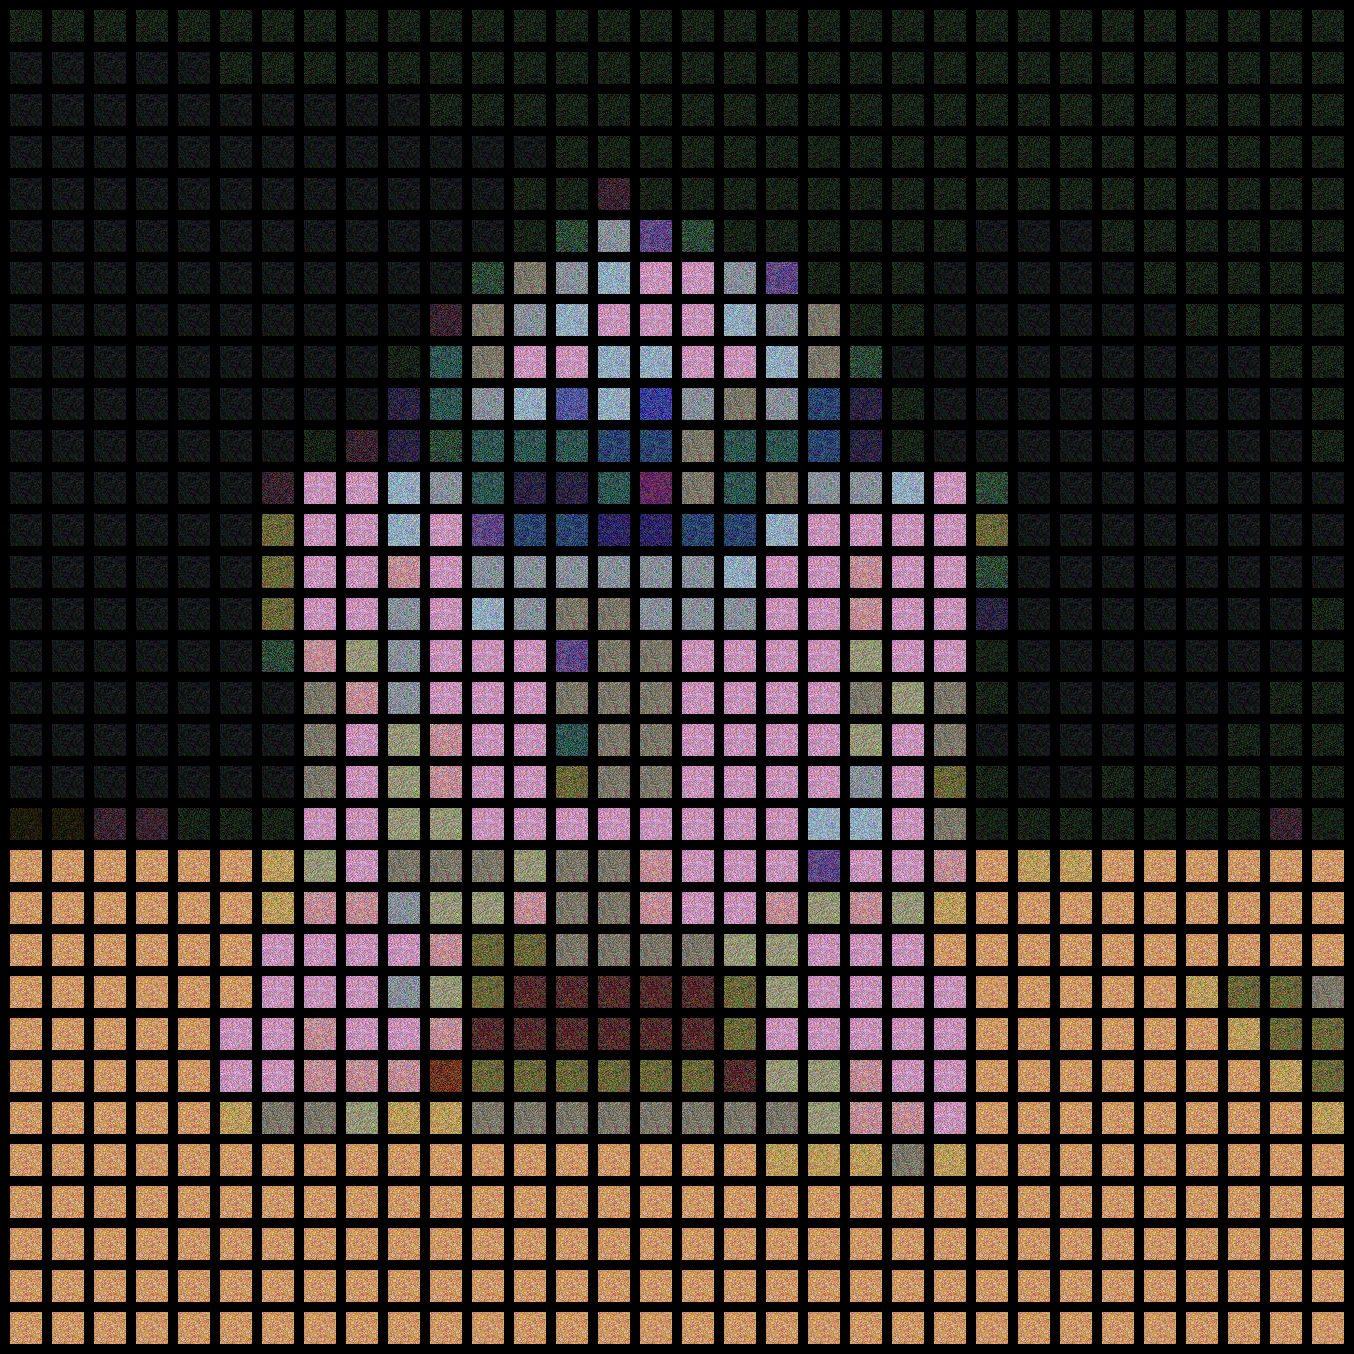

Here is the Python script that generated this plot:
# -*- coding: utf-8 -*-
import os
import sys
import random
import argparse
import numpy as np

from scipy.spatial import KDTree
from PIL import Image

def genrateMosaic(size, folder):
    for i in range(256):
        r, g, b = random.choices(range(256),k=3)
        color = ((max(0,r-100),r), (max(0,g-100),g), (max(0,b-100),b))
        generateRandonPicture(size, color, folder, "{:03d}.jpg".format(i))

def generateRandonPicture(size, color_range, folder, output):
    r_range, g_range, b_range = color_range
    r_min, r_max = r_range
    g_min, g_max = g_range
    b_min, b_max = b_range
    img = Image.new("RGB", size)
    for i in range(size[0]):
        for j in range(size[1]):
            color = (random.randint(r_min, r_max), random.randint(g_min, g_max), random.randint(b_min, b_max))
            img.paste(color, [i,j,i+1,j+1])
    img.save(os.path.abspath(os.path.join(folder, output)))

def removeMosaic(folder):
    for file in os.listdir(folder):
        path = os.path.abspath(os.path.join(folder, file))
        os.remove(path)

def getImage(imageDir):
    files = os.listdir(imageDir)
    images = []
    for file in files:
        filePath = os.path.abspath(os.path.join(imageDir, file))
        try:
            with open(filePath, "rb") as f:
                img = Image.open(f)
                images.append(img)
                img.load()
        except:
            print("[-] Invalid image: {filePath}")
    return images

def getAverageRGB(image):
    img = np.array(image)
    w, h, d = img.shape
    return tuple(np.average(img.reshape(w*h, d), axis=0))

def splitImage(image, size):
    W, H, *args = image.size
    m, n = size
    w, h = W//n, H//m
    imgs = []
    for j in range(m):
        for i in range(n):
            imgs.append(image.crop((i*w, j*h, (i+1)*w, (j+1)*h)))
    return imgs

def createImageGrid(images, dims):
    padding = 10
    m, n = dims
    assert m*n == len(images)
    width = max([img.size[0] for img in images])
    height = max([img.size[1] for img in images])
    grid_img = Image.new('RGB', (n*(width+padding)+padding, m*(height+padding)+padding))

    for index in range(len(images)):
        row = index//n
        col = index%n
        grid_img.paste(images[index], (col*(width+padding)+padding, row*(height+padding)+padding))
    return grid_img

def createPhotomosaic(target_image, input_images, grid_size, reuse_image=True):
    print("[*] Spliting input image...")
    target_images = splitImage(target_image, grid_size)

    print("[*] Finding image matches...")
    output_images = []
    count = 0
    batch_size = len(target_images) // 10

    avgs = []
    for img in input_images:
        avgs.append(getAverageRGB(img))

    avgs = np.array(avgs)
    tree = KDTree(avgs)
    for img in target_images:
        avg = getAverageRGB(img)
        match_index = tree.query(avg)[1]
        output_images.append(input_images[match_index])

        if count > 0 and batch_size > 10 and count % batch_size == 0:
            print(f"[*] Processed {count} of {len(target_images)}")
        count += 1

        if not reuse_image:
            input_images.remove(match_index)

    print("[*] Creating mosaic...")

    mosaic_image = createImageGrid(output_images, grid_size)
    return mosaic_image

def parse_arguments():
    parser = argparse.ArgumentParser(description='Creates a photomosaic from input images')
    parser.add_argument('-t', '--target_image', required=True)
    parser.add_argument('-i', '--input_folder', required=True)
    parser.add_argument('-g', '--grid_size', nargs=2, type=int, required=True)
    parser.add_argument('-o', '--output_file',  default="mosaic.png", required=False)
    args = parser.parse_args()

    return args

def main():
    args = parse_arguments()
    target_image = Image.open(args.target_image)
    print('[*] Reading input folder...')
    
    
    grid_size = (args.grid_size[0], args.grid_size[1])

    output_filename = args.output_file
    reuse_images = True
    resize_input = True

    print('[*] Starting photomosaic creation...')

    # if images can't be reused, ensure m*n <= num_of_images 
    if not reuse_images:
        if grid_size[0]*grid_size[1] > len(input_images):
          print('[-] Grid size less than number of images')
          sys.exit(1)

    dims = (target_image.size[0]//grid_size[1], 
            target_image.size[1]//grid_size[0])
    print(f"[*] Max tile dims: {dims}")

    input_images = getImage(args.input_folder)
    if input_images == []:
        print(f'[-] No input images found in {args.input_folder}. Generating.')
        print("[*] Gernating input images...")
        genrateMosaic(dims, args.input_folder)
        input_images = getImage(args.input_folder)
    else:
        if resize_input:
            print('[*] Resizing images...')
            for img in input_images:
                img.thumbnail(dims)
    random.shuffle(input_images)

    mosaic_image = createPhotomosaic(target_image, input_images, grid_size,
                                     reuse_images)

    mosaic_image.save(output_filename, 'PNG')

    print(f"[+] Saved output to {output_filename}")
    print('[+] Done.')
    removeMosaic(args.input_folder)

if __name__ == "__main__":
    main()

